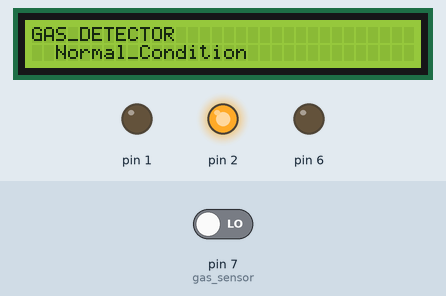
This sketch was run on a simulated Arduino Uno, built with avr-gcc and run on an emulated ATmega328P. Parts: 32×2 character LCD, output pins drawn as LEDs (lit = HIGH). The inputs (shaded band) are chosen by the test bench; at power-on: pin 7 (gas_sensor) LOW.

Above: at 1.2 s.
1.3 s: pin 7 (gas_sensor) driven HIGH
At 2.0 s:
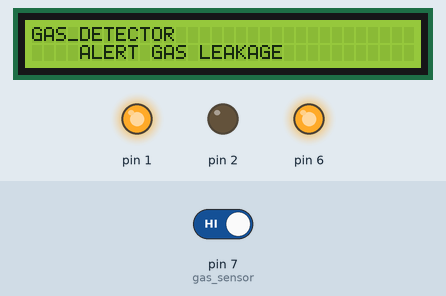
2.8 s: pin 7 (gas_sensor) driven LOW
At 3.2 s:
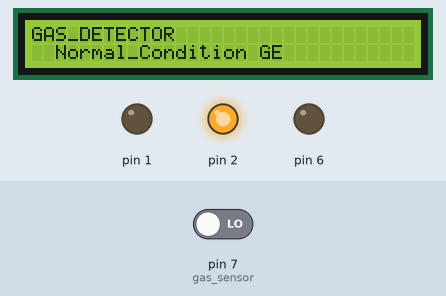
Timing chart, 0 to 5.8 s (numbered marks = the images above; inputs shaded):
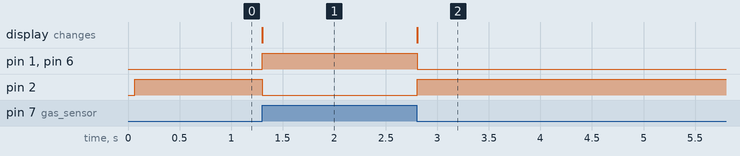

Measured:
- after the input at 1.3 s, pin 1, pin 6: LOW → HIGH at once; pin 2: HIGH → LOW at once; the display: changes at once (image 1)
- after the input at 2.8 s, pin 1, pin 6: HIGH → LOW at once; pin 2: LOW → HIGH at once; the display: changes at once (image 2)

The sketch:

gas_sensor.ino
```cpp
#include<LiquidCrystal.h>
LiquidCrystal lcd(A5,A4,A3,A2,A1,A0);
int rl=1;
int gl=2;
int speaker=6;
int gas_sensor=7;


void setup() {
  lcd.begin(32,2);
  lcd.setCursor(0,0);
  lcd.print("GAS_DETECTOR");
  pinMode(1,OUTPUT);
  pinMode(2,OUTPUT);
  pinMode(6,OUTPUT);
  pinMode(7,INPUT);

}

void loop() {
 if(digitalRead(gas_sensor)==HIGH){
  lcd.setCursor(0,1);
  lcd.print("    ALERT GAS LEAKAGE  ");
  digitalWrite(1,1);
digitalWrite(2,0);
digitalWrite(6,1);

 }
else{
  lcd.setCursor(0,1);
  lcd.print("  Normal_Condition ");
  digitalWrite(1,0);
digitalWrite(2,1);
digitalWrite(6,0);
}

}
```
